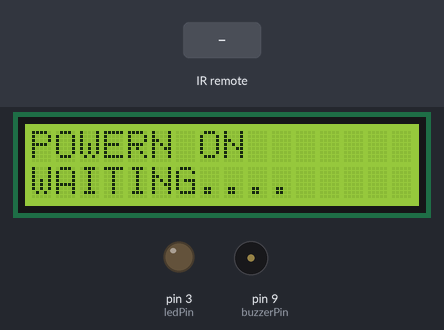
Bench run of a sketch on a simulated Arduino Uno, built with avr-gcc and run on an emulated ATmega328P. Shown: 16×2 character LCD, output pins drawn as LEDs (lit = HIGH), buzzer (waves = sounding). Dashed ring = blinking. Inputs (shaded band) come from the test bench. What the sketch prints to the serial monitor is not drawn.

Above: at 1.2 s.
1.3 s: infrared code 0x45 received
At 2.5 s:
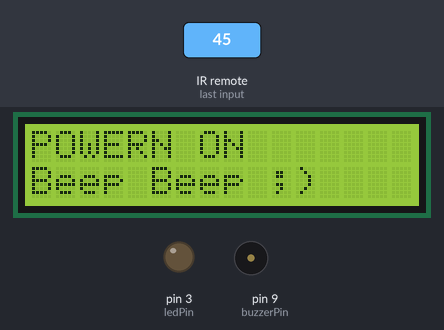
3.1 s: infrared code 0x46 received
At 4.3 s:
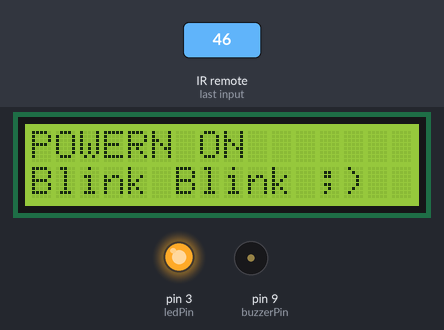
4.6 s: infrared code 0x47 received
At 6.27 s:
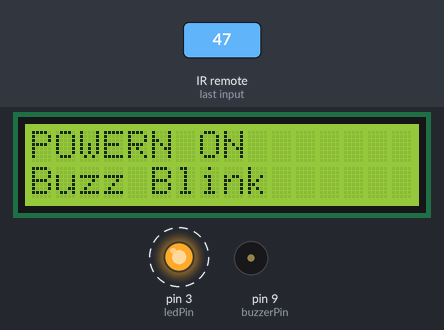
6.4 s: infrared code 0x44 received
At 7.7 s:
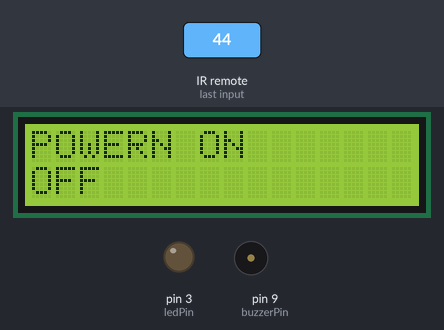
Timing chart, 0 to 8.9 s (numbered marks = the images above; inputs shaded):
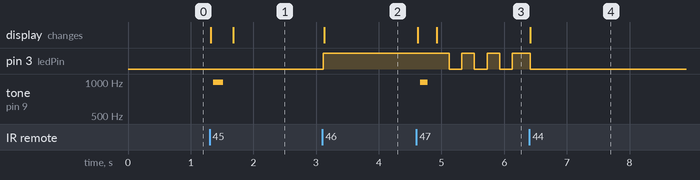

The sketch:

LCD_IR.ino
```cpp
#include <IRremote.hpp>
#include <LiquidCrystal_I2C.h>
#include <Wire.h>

const int IRPin = 2;
const int ledPin = 3;
const int buzzerPin = 9;

LiquidCrystal_I2C lcd (0x27, 16, 2);

bool ledStatus = false;

void setup() {
  // put your setup code here, to run once:

  Serial.begin(9600);

  Wire.begin();
  Wire.setClock(100000);

  lcd.init();
  lcd.backlight(); //power on
  lcd.setCursor(0, 0);
  lcd.print("POWERN ON");
  lcd.setCursor(0, 1);
  lcd.print("WAITING....");

  IrReceiver.begin(IRPin, ENABLE_LED_FEEDBACK);
  pinMode(ledPin, OUTPUT);
  pinMode(buzzerPin, OUTPUT);

}

void beepManual(int durataMs){

  unsigned long start = millis();
  while(millis() - start < durataMs){
    digitalWrite(buzzerPin, HIGH);
    delayMicroseconds(500);
    digitalWrite(buzzerPin, LOW);
    delayMicroseconds(500);
  }
}

void loop() {
  // put your main code here, to run repeatedly:
  if(IrReceiver.decode()){
    unsigned int command = IrReceiver.decodedIRData.command;
    if(command == 0 ){
      IrReceiver.resume();
      return;
    }

    Serial.print("Comanda : ");
    Serial.println(command, HEX);

    lcd.setCursor(0, 1);
    lcd.print("               ");
    lcd.setCursor(0, 1);

    if(command == 0x45){
       beepManual(150);
       delay(200);
      lcd.print("Beep Beep ;)");
    }

    if(command == 0x46){
      ledStatus = !ledStatus;
      digitalWrite(ledPin, ledStatus);
      lcd.print(ledStatus ? "Blink Blink ;)" : "Not blink :(");
    }

    if(command == 0x47){
      beepManual(100);
      delay(200);
      lcd.print("Buzz Blink");
      for(int i = 0; i < 3; i++){
        digitalWrite(ledPin, HIGH);
        delay(200);
        digitalWrite(ledPin, LOW);
        delay(200);
      }

      digitalWrite(ledPin, ledStatus);
    }

    if(command == 0x44){
      lcd.print("OFF");
      digitalWrite(ledPin, LOW);
      ledStatus = false;
    }

    IrReceiver.resume();
  }
}
```

Measured:
- after the input at 1.3 s, tone on pin 9 (buzzerPin): silent → 990 Hz after 0.06 s, → silent 0.16 s later; the display: first changes at once (image 1 shows a later state)
- after the input at 3.1 s, pin 3 (ledPin): LOW → HIGH at once; the display: changes at once (image 2)
- after the input at 4.6 s, pin 3 (ledPin): alternates HIGH for 0.20 s and LOW for 0.20 s, starting after 0.53 s; tone on pin 9 (buzzerPin): silent → 990 Hz after 0.06 s, → silent 0.12 s later; the display: first changes at once (image 3 shows a later state)
- after the input at 6.4 s, pin 3 (ledPin): HIGH → LOW at once; the display: changes at once (image 4)
